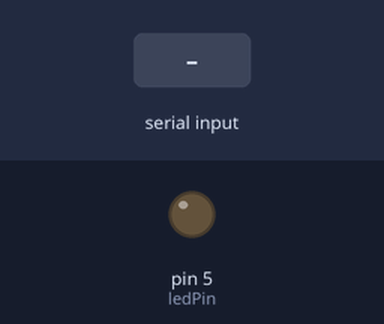
Bench run of a sketch on a simulated Arduino Uno, built with avr-gcc and run on an emulated ATmega328P. Parts: output pins drawn as LEDs (lit = HIGH). Inputs (shaded band) come from the test bench.

Above: at 1.2 s.
1.3 s: "1" received over Serial
At 2.5 s:
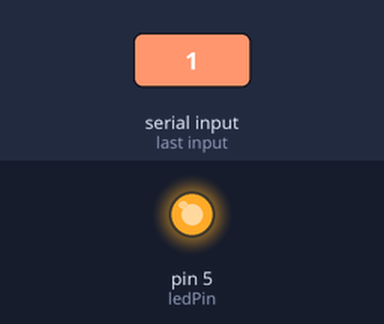
2.8 s: "0" received over Serial
At 3.8 s:
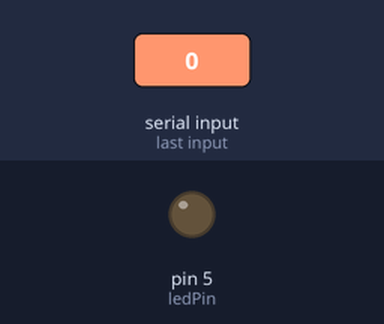
Timing chart, 0 to 5.8 s (numbered marks = the images above; inputs shaded):
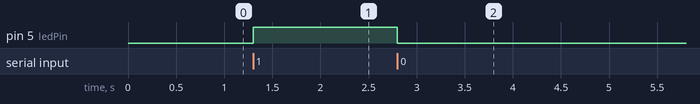

Measured:
- after the input at 1.3 s, pin 5 (ledPin): LOW → HIGH at once
- after the input at 2.8 s, pin 5 (ledPin): HIGH → LOW at once

The sketch:

uart_blink.ino
```cpp
const int ledPin = 5;
void setup() {
  // Инициализация UART
  Serial.begin(115200);

  // Настройка пина светодиода как выход
  pinMode(ledPin, OUTPUT);

  // Начальное состояние — светодиод выключен
  digitalWrite(ledPin, LOW);
}

void loop() {
  if (Serial.available() > 0) {
    // Чтение одного байта
    char command = Serial.read();

    if (command == '1') {
      digitalWrite(ledPin, HIGH); // Включить светодиод
    } else if (command == '0') {
      digitalWrite(ledPin, LOW);  // Выключить светодиод
    }
  }
}
```
